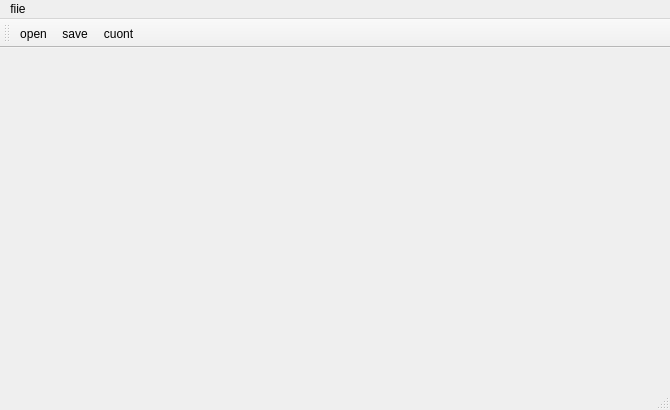
<?xml version="1.0" encoding="UTF-8"?>
<ui version="4.0">
 <class>MainWindow</class>
 <widget class="QMainWindow" name="MainWindow">
  <property name="geometry">
   <rect>
    <x>0</x>
    <y>0</y>
    <width>670</width>
    <height>410</height>
   </rect>
  </property>
  <property name="windowTitle">
   <string>MainWindow</string>
  </property>
  <widget class="QWidget" name="centralwidget"/>
  <widget class="QMenuBar" name="menubar">
   <property name="geometry">
    <rect>
     <x>0</x>
     <y>0</y>
     <width>670</width>
     <height>22</height>
    </rect>
   </property>
   <widget class="QMenu" name="menufiie">
    <property name="title">
     <string>fiie</string>
    </property>
    <addaction name="actionopen"/>
    <addaction name="actionsave"/>
    <addaction name="actionclose"/>
   </widget>
   <addaction name="menufiie"/>
  </widget>
  <widget class="QStatusBar" name="statusbar"/>
  <widget class="QToolBar" name="toolBar">
   <property name="windowTitle">
    <string>toolBar</string>
   </property>
   <attribute name="toolBarArea">
    <enum>TopToolBarArea</enum>
   </attribute>
   <attribute name="toolBarBreak">
    <bool>false</bool>
   </attribute>
   <addaction name="actionopen_2"/>
   <addaction name="actionsave_2"/>
   <addaction name="actioncuont"/>
  </widget>
  <action name="actionopen">
   <property name="icon">
    <iconset>
     <normaloff>C:/Users/tys/Desktop/测绘程序设计校赛/图标/11icon/imageres 154.png</normaloff>C:/Users/tys/Desktop/测绘程序设计校赛/图标/11icon/imageres 154.png</iconset>
   </property>
   <property name="text">
    <string>open</string>
   </property>
  </action>
  <action name="actionsave">
   <property name="icon">
    <iconset>
     <normaloff>C:/Users/tys/Desktop/测绘程序设计校赛/图标/11icon/shell32 259.png</normaloff>C:/Users/tys/Desktop/测绘程序设计校赛/图标/11icon/shell32 259.png</iconset>
   </property>
   <property name="text">
    <string>save</string>
   </property>
  </action>
  <action name="actionclose">
   <property name="icon">
    <iconset>
     <normaloff>C:/Users/tys/Desktop/测绘程序设计校赛/图标/11icon/imageres 085.png</normaloff>C:/Users/tys/Desktop/测绘程序设计校赛/图标/11icon/imageres 085.png</iconset>
   </property>
   <property name="text">
    <string>close</string>
   </property>
  </action>
  <action name="actionmenu_count">
   <property name="icon">
    <iconset>
     <normaloff>C:/Users/tys/Desktop/测绘程序设计校赛/图标/11icon/imageres 112.png</normaloff>C:/Users/tys/Desktop/测绘程序设计校赛/图标/11icon/imageres 112.png</iconset>
   </property>
   <property name="text">
    <string>menu_count</string>
   </property>
  </action>
  <action name="actioncuont">
   <property name="icon">
    <iconset>
     <normaloff>C:/Users/tys/Desktop/测绘程序设计校赛/图标/11icon/shell32 295.png</normaloff>C:/Users/tys/Desktop/测绘程序设计校赛/图标/11icon/shell32 295.png</iconset>
   </property>
   <property name="text">
    <string>cuont</string>
   </property>
  </action>
  <action name="actionopen_2">
   <property name="icon">
    <iconset theme="accessories-calculator">
     <normaloff>C:/Users/tys/Desktop/测绘程序设计校赛/图标/11icon/imageres 154.png</normaloff>C:/Users/tys/Desktop/测绘程序设计校赛/图标/11icon/imageres 154.png</iconset>
   </property>
   <property name="text">
    <string>open</string>
   </property>
  </action>
  <action name="actionsave_2">
   <property name="icon">
    <iconset>
     <normaloff>C:/Users/tys/Desktop/测绘程序设计校赛/图标/11icon/shell32 259.png</normaloff>C:/Users/tys/Desktop/测绘程序设计校赛/图标/11icon/shell32 259.png</iconset>
   </property>
   <property name="text">
    <string>save</string>
   </property>
  </action>
 </widget>
 <resources/>
 <connections/>
</ui>
